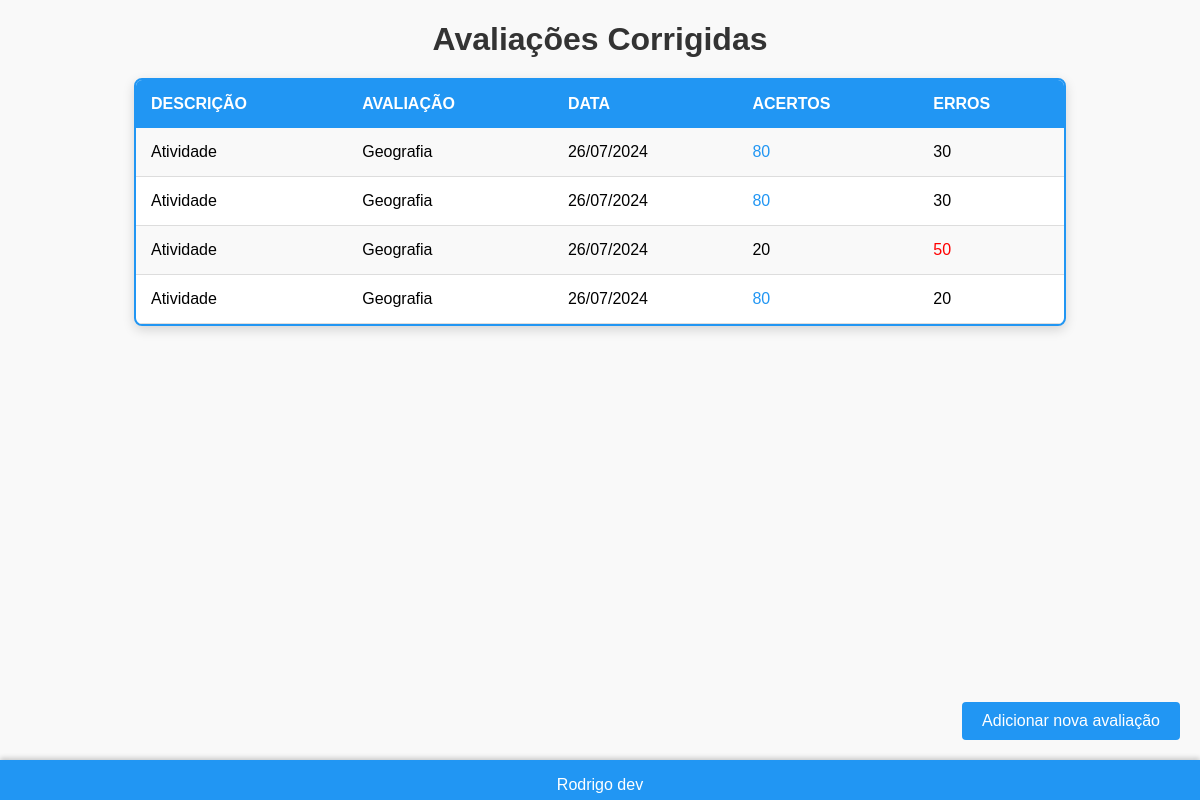
The page / on the database its author committed.
### agenda/models.py (models this page shows, shortened)
class Avaliacao(models.Model):
    descricao = models.ForeignKey(Descricao, on_delete=models.SET_NULL, null=True)
    materia = models.ForeignKey(Materia, on_delete=models.SET_NULL, null=True)
    data = models.DateField(auto_now_add=True, null=True)
    acertos = models.IntegerField()
    erros = models.IntegerField()
    class Meta:
        ordering = ['-data']

class Descricao(models.Model):
        nome = models.CharField(max_length=255, unique=True)

class Materia(models.Model):
        nome = models.CharField(max_length=255, unique=True)

### agenda/views.py (the view)
# urls.py: path("", listar_avaliacoes, name='index'),
def listar_avaliacoes(request):
    avaliacoes = Avaliacao.objects.filter().order_by('data')
    return render(
        request=request,
        template_name='index.html',
        context={'avaliacoes': avaliacoes})

### templates/index.html (shortened to what this page needs)
<html>
    <head>
    </head>
    <body>
        <h1>Avaliações Corrigidas</h1>
        <div class="table-container">
            <table>
                <tr>
                    <th>Descrição</th>
                    <th>Avaliação</th>
                    <th>Data</th>
                    <th>Acertos</th>
                    <th>Erros</th>
                </tr>
                {% for avaliacao in avaliacoes %}
                    <tr>
                        <td>{{ avaliacao.descricao.nome }}</td>
                        <td>{{ avaliacao.materia.nome }}</td>
                        <td>{{ avaliacao.data | date:"d/m/Y" }}</td>
                        <td class="{% if avaliacao.erros > avaliacao.acertos %} {% else %}acertos{% endif %}">
                            {{ avaliacao.acertos }}
                        </td>
                        <td class="{% if avaliacao.erros > avaliacao.acertos %}erros{% endif %}">
                            {{ avaliacao.erros }}
                        </td>
                    </tr>
                {% endfor %}
            </table>
        </div>
        <a href="{% url 'new_avaliacao' %}" class="add-link">Adicionar nova avaliação</a>
        <footer>
            <p>Rodrigo dev</p>
        </footer>
    </body>
</html>

### templates/index.html (style rules this page uses)
body { font-family: Arial, sans-serif; background-color: #f9f9f9; display: flex; flex-direction: column; align-items: center; justify-content: flex-start; margin: 0; padding: 0 20px; position: relative; min-height: 100vh; }
h1 { text-align: center; width: 100%; color: #333; margin-bottom: 10px; }
.table-container { width: 80%; max-height: 400px; overflow-y: auto; border: 2px solid #2196F3; border-radius: 8px; box-shadow: 0 4px 12px rgba(0, 0, 0, 0.15); background-color: #fff; margin-top: 10px; }
table { width: 100%; border-collapse: collapse; }
th, td { padding: 15px; text-align: left; }
th { background-color: #2196F3; color: white; font-weight: bold; text-transform: uppercase; }
tr:nth-child(even) { background-color: #f9f9f9; }
td { border-bottom: 1px solid #ddd; }
a { color: #2196F3; text-decoration: none; padding: 8px 12px; border: 1px solid #2196F3; border-radius: 4px; transition: background-color 0.3s, color 0.3s; }
.acertos { color: #2196F3; }
.erros { color: red; }
footer { position: absolute; bottom: 0; width: 100%; background-color: #2196F3; color: white; text-align: center; box-shadow: 0 -2px 5px rgba(0, 0, 0, 0.2); height: 40px; }
.add-link { position: absolute; bottom: 60px; right: 20px; background-color: #2196F3; color: white; border: none; border-radius: 4px; padding: 10px 20px; cursor: pointer; text-decoration: none; transition: background-color 0.3s; }

### rows shown on the page
Avaliacao: descricao.nome "Atividade", materia.nome "Geografia", data "26/07/2024", acertos "80", erros "30"
Avaliacao: descricao.nome "Atividade", materia.nome "Geografia", data "26/07/2024", acertos "80", erros "30"
Avaliacao: descricao.nome "Atividade", materia.nome "Geografia", data "26/07/2024", acertos "20", erros "50"
Avaliacao: descricao.nome "Atividade", materia.nome "Geografia", data "26/07/2024", acertos "80", erros "20"
